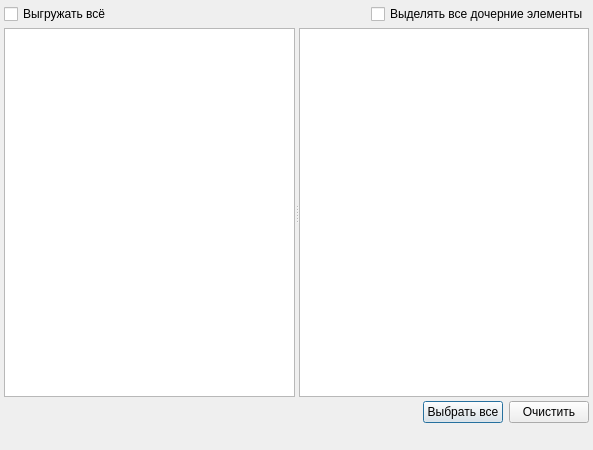
<?xml version="1.0" encoding="UTF-8"?>
<ui version="4.0">
 <class>ExportRbThesaurus_Wizard_1</class>
 <widget class="QDialog" name="ExportRbThesaurus_Wizard_1">
  <property name="windowModality">
   <enum>Qt::NonModal</enum>
  </property>
  <property name="geometry">
   <rect>
    <x>0</x>
    <y>0</y>
    <width>593</width>
    <height>450</height>
   </rect>
  </property>
  <property name="windowTitle">
   <string>Список записей</string>
  </property>
  <layout class="QGridLayout">
   <property name="leftMargin">
    <number>4</number>
   </property>
   <property name="topMargin">
    <number>4</number>
   </property>
   <property name="rightMargin">
    <number>4</number>
   </property>
   <property name="bottomMargin">
    <number>4</number>
   </property>
   <property name="spacing">
    <number>4</number>
   </property>
   <item row="2" column="0">
    <widget class="QSplitter" name="splitterTree">
     <property name="sizePolicy">
      <sizepolicy hsizetype="Expanding" vsizetype="Expanding">
       <horstretch>0</horstretch>
       <verstretch>0</verstretch>
      </sizepolicy>
     </property>
     <property name="orientation">
      <enum>Qt::Horizontal</enum>
     </property>
     <widget class="CTreeView" name="treeItems"/>
     <widget class="CTableView" name="tblItems">
      <property name="whatsThis">
       <string comment="ура!">список записей</string>
      </property>
      <property name="tabKeyNavigation">
       <bool>false</bool>
      </property>
      <property name="alternatingRowColors">
       <bool>true</bool>
      </property>
     </widget>
    </widget>
   </item>
   <item row="3" column="0">
    <layout class="QHBoxLayout">
     <property name="spacing">
      <number>6</number>
     </property>
     <property name="leftMargin">
      <number>0</number>
     </property>
     <property name="topMargin">
      <number>0</number>
     </property>
     <property name="rightMargin">
      <number>0</number>
     </property>
     <property name="bottomMargin">
      <number>0</number>
     </property>
     <item>
      <spacer>
       <property name="orientation">
        <enum>Qt::Horizontal</enum>
       </property>
       <property name="sizeHint" stdset="0">
        <size>
         <width>40</width>
         <height>20</height>
        </size>
       </property>
      </spacer>
     </item>
     <item>
      <widget class="QPushButton" name="btnSelectAll">
       <property name="text">
        <string>Выбрать все</string>
       </property>
      </widget>
     </item>
     <item>
      <widget class="QPushButton" name="btnClearSelection">
       <property name="text">
        <string>Очистить</string>
       </property>
      </widget>
     </item>
    </layout>
   </item>
   <item row="4" column="0">
    <widget class="QStatusBar" name="statusBar">
     <property name="sizePolicy">
      <sizepolicy hsizetype="Preferred" vsizetype="Fixed">
       <horstretch>0</horstretch>
       <verstretch>0</verstretch>
      </sizepolicy>
     </property>
     <property name="toolTip">
      <string>A status bar</string>
     </property>
     <property name="whatsThis">
      <string>A status bar.</string>
     </property>
     <property name="sizeGripEnabled">
      <bool>false</bool>
     </property>
    </widget>
   </item>
   <item row="0" column="0">
    <layout class="QHBoxLayout">
     <item>
      <widget class="QCheckBox" name="checkExportAll">
       <property name="text">
        <string>Выгружать всё</string>
       </property>
      </widget>
     </item>
     <item>
      <spacer>
       <property name="orientation">
        <enum>Qt::Horizontal</enum>
       </property>
       <property name="sizeHint" stdset="0">
        <size>
         <width>40</width>
         <height>20</height>
        </size>
       </property>
      </spacer>
     </item>
     <item>
      <widget class="QCheckBox" name="chkRecursiveSelection">
       <property name="text">
        <string>Выделять все дочерние элементы</string>
       </property>
      </widget>
     </item>
    </layout>
   </item>
  </layout>
 </widget>
 <customwidgets>
  <customwidget>
   <class>CTableView</class>
   <extends>QTableView</extends>
   <header>library/TableView.h</header>
  </customwidget>
  <customwidget>
   <class>CTreeView</class>
   <extends>QTreeView</extends>
   <header>library/TreeView.h</header>
  </customwidget>
 </customwidgets>
 <tabstops>
  <tabstop>treeItems</tabstop>
  <tabstop>tblItems</tabstop>
 </tabstops>
 <resources/>
 <connections/>
</ui>
